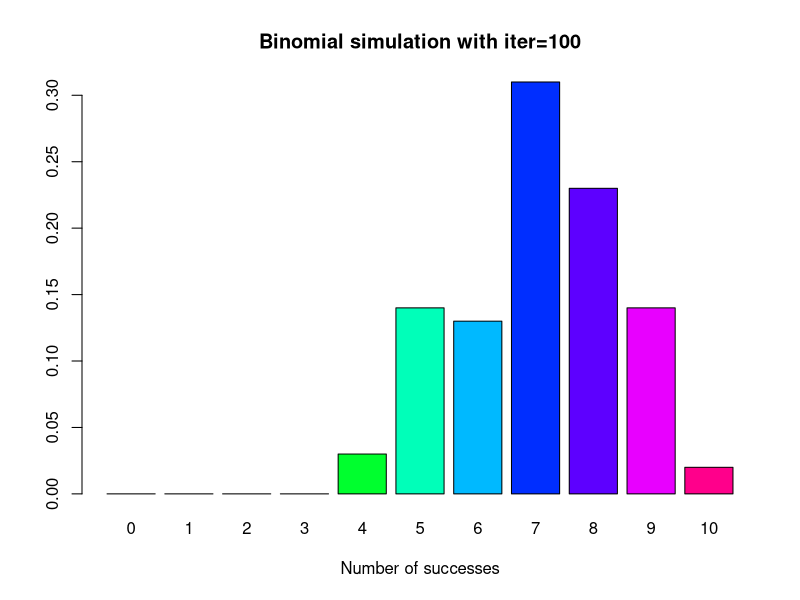
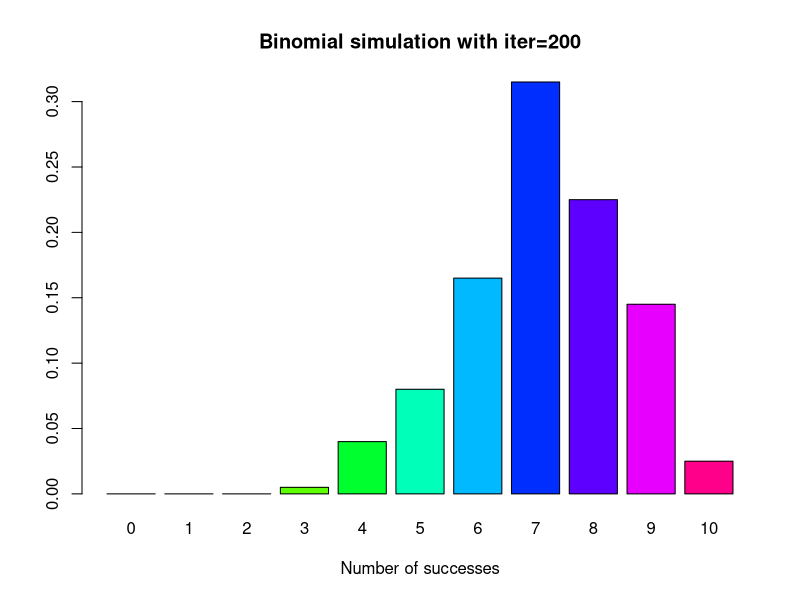
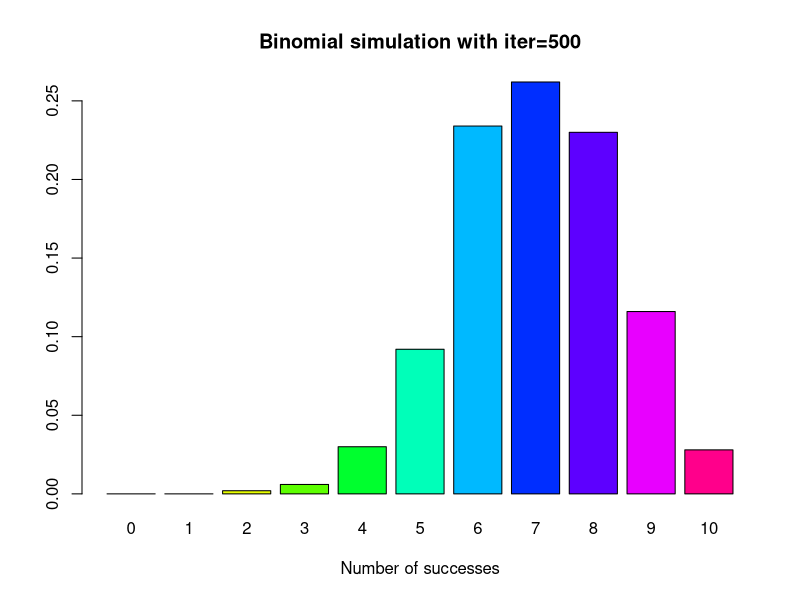
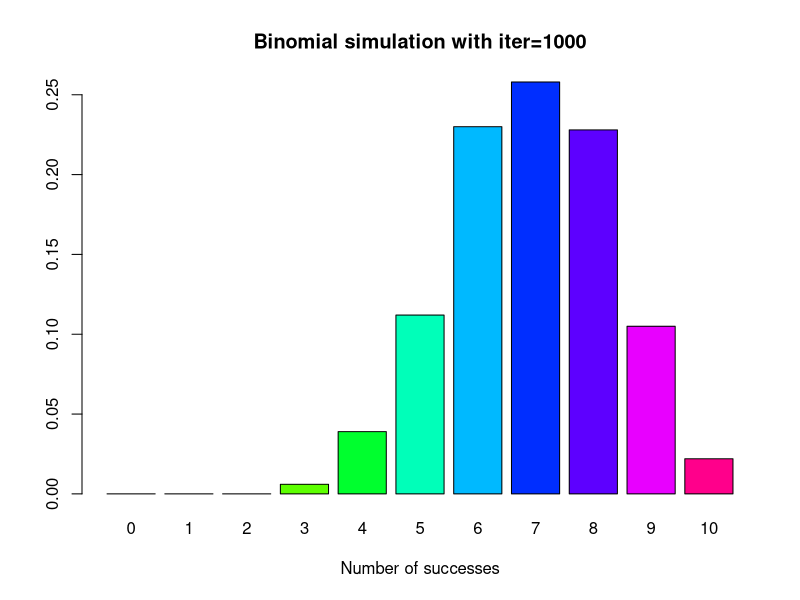
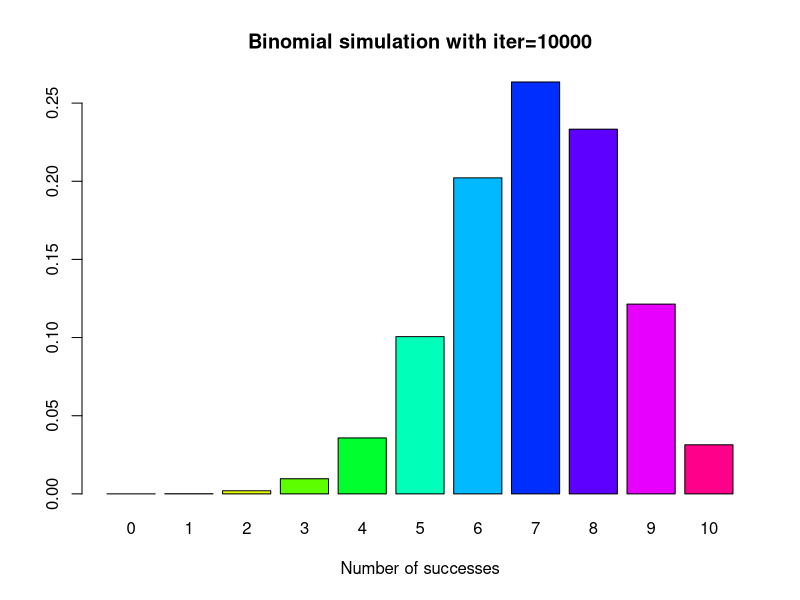
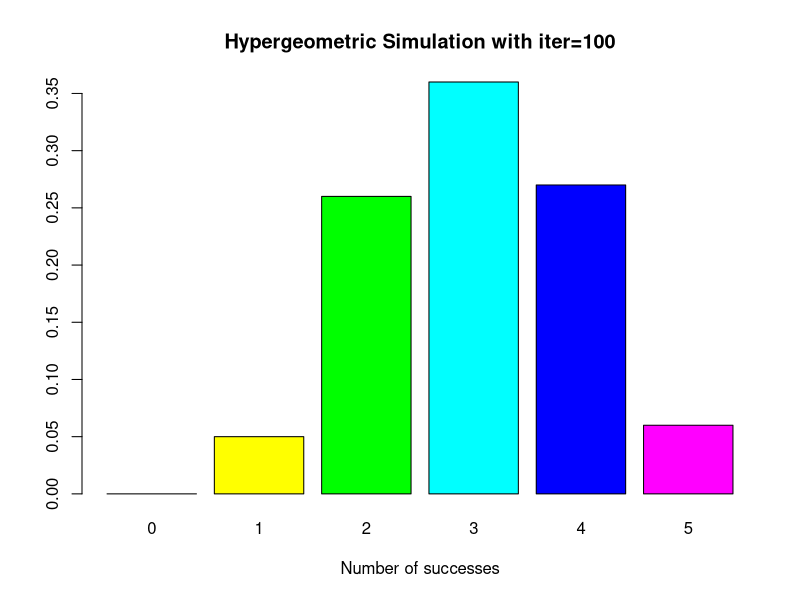
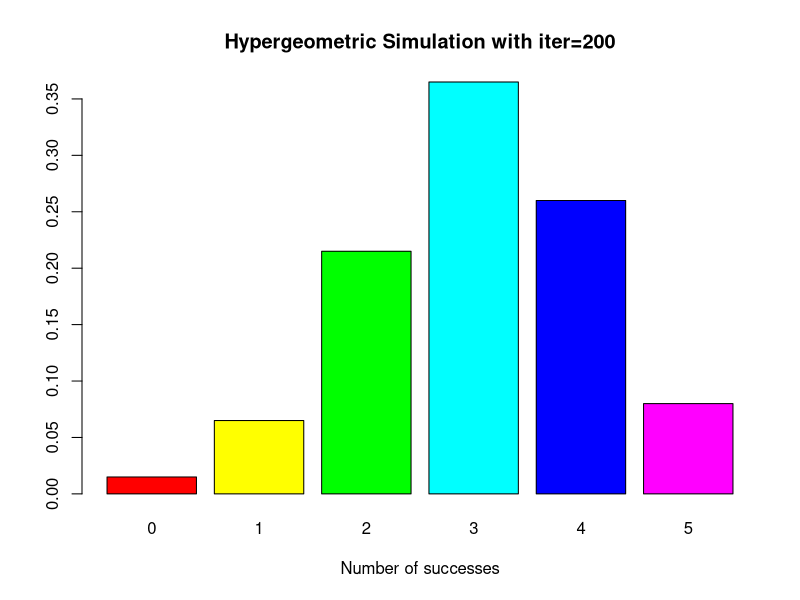
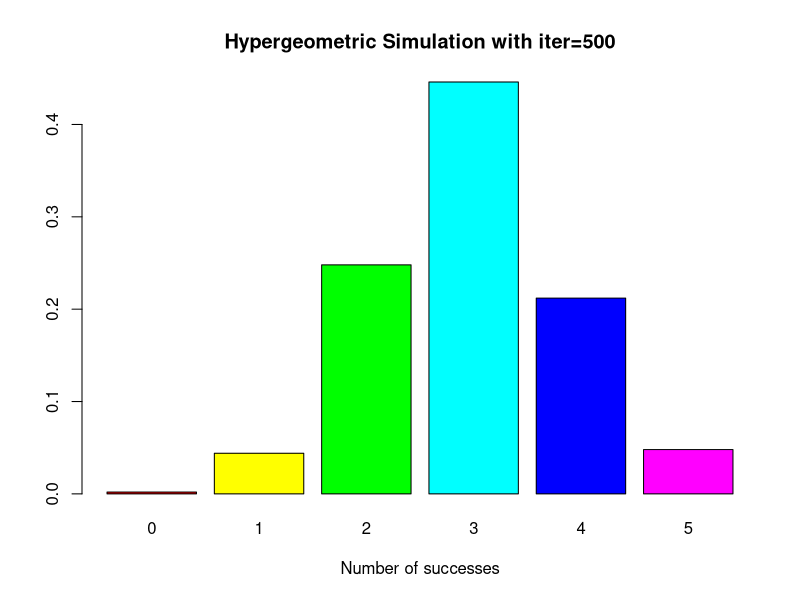

Reproduce these figures in R, in order.
## ---- chunk 1
knitr::opts_chunk$set(echo = TRUE)
## ---- chunk 2
getwd()
## ---- chunk 3
mybin=function(iter=100,n=10, p=0.5, main="Binomial simulation"){ 
# make a matrix to hold the samples
#initially filled with NA's
sam.mat=matrix(NA,nr=n,nc=iter, byrow=TRUE)
#Make a vector to hold the number of successes in each trial
succ=c()
for( i in 1:iter){
#Fill each column with a new sample
sam.mat[,i]=sample(c(1,0),n,replace=TRUE, prob=c(p,1-p))
#Calculate a statistic from the sample (this case it is the sum)
succ[i]=sum(sam.mat[,i])
}
#Make a table of successes
succ.tab=table(factor(succ,levels=0:n))
#Make a barplot of the proportions
barplot(succ.tab/(iter), col=rainbow(n+1), main=main, xlab="Number of successes")
succ.tab/iter
}
## ---- chunk 4
mybin(iter=100,n=10, p=0.7, main="Binomial simulation with iter=100")
mybin(iter=200,n=10, p=0.7, main="Binomial simulation with iter=200")
mybin(iter=500,n=10, p=0.7, main="Binomial simulation with iter=500")
mybin(iter=1000,n=10, p=0.7, main="Binomial simulation with iter=1000")
obj=mybin(iter=10000,n=10, p=0.7, main="Binomial simulation with iter=10000")
## ---- chunk 5
obj
## ---- chunk 6
tr=dbinom(0:10,10,0.7)
error=abs(obj-tr)
error
## ---- chunk 7
blackwhite = rep(c(1,0),c(12,8))
blackwhite
sample(blackwhite,5,replace=FALSE)
sample(blackwhite,5,replace=TRUE)
## ---- chunk 8
myhyper=function(iter=100,N=20,r=12,n=5, main="Hypergeometric Simulation"){
# make a matrix to hold the samples
#initially filled with NA's
sam.mat=matrix(NA,nr=n,nc=iter, byrow=TRUE)
#Make a vector to hold the number of successes over the trials
succ=c()
for( i in 1:iter){
#Fill each column with a new sample
sam.mat[,i]=sample(rep(c(1,0),c(r,N-r)),n,replace=FALSE)
#Calculate a statistic from the sample (this case it is the sum)
succ[i]=sum(sam.mat[,i])
}
#Make a table of successes
succ.tab=table(factor(succ,levels=0:n))
#Make a barplot of the proportions
barplot(succ.tab/(iter), col=rainbow(n+1), main=main, xlab="Number of successes")
succ.tab/iter
}
## ---- chunk 9
myhyper(iter=100, n=5, N=20, r=12, main="Hypergeometric Simulation with iter=100")
myhyper(iter=200, n=5, N=20, r=12, main="Hypergeometric Simulation with iter=200")
myhyper(iter=500, n=5, N=20, r=12, main="Hypergeometric Simulation with iter=500")
myhyper(iter=1000, n=5, N=20, r=12, main="Hypergeometric Simulation with iter=1000")
obj=myhyper(iter=10000, n=5, N=20, r=12, main="Hypergeometric Simulation with iter=10000")
## ---- chunk 10
obj
## ---- chunk 11
tr=dhyper(0:5,12,8,5)
error=abs(obj-tr)
error
## ---- chunk 12
mysample=function(n, iter=10,time=0.5){
for( i in 1:iter){
#make a sample
s=sample(1:10,n,replace=TRUE)
# turn the sample into a factor
sf=factor(s,levels=1:10)
#make a barplot
barplot(table(sf)/n,beside=TRUE,col=rainbow(10), 
main=paste("Example sample()", " iteration ", i, " n= ", n,sep="") ,
ylim=c(0,0.2)
)

#release the table
Sys.sleep(time)
}
}
mysample(n=1000, iter=30,time=1)
## ---- chunk 13
choose(8,4)
## ---- chunk 14
prob=1 - sum(dpois(0:4,2))
prob
## ---- chunk 15
dnbinom(7,3,0.4)
## ---- chunk 16
pbinom(8,15,0.4)
